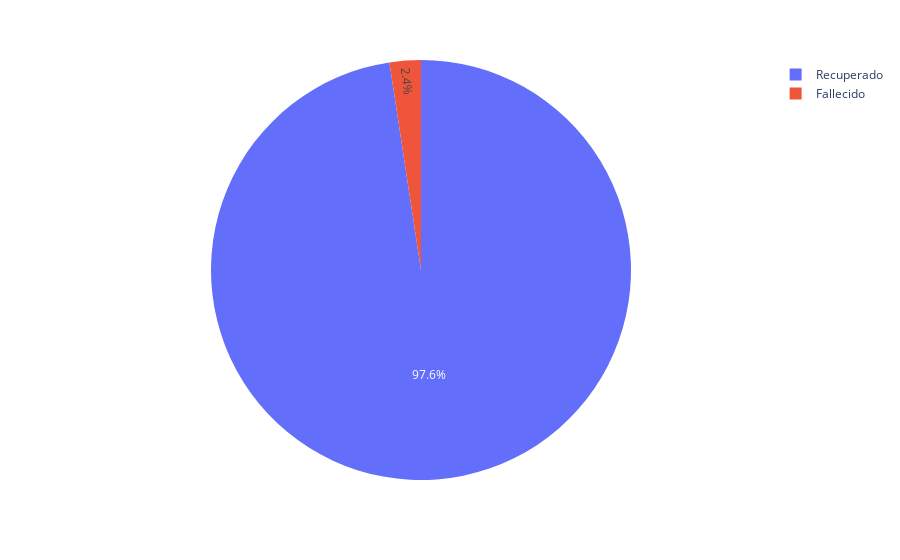

Write notebook code for a chart like this one.
### Code cell
columns = ['Casos'] 
data3=data[data['recuperado']=="Recuperado"]

dfrecu = pd.DataFrame(data=data3.shape,columns=columns) 
dfrecu["Estado"]=['Recuperado','Fallecido']

fig = px.pie(dfrecu, values="Casos", names="Estado") 
fig.show()

### Figure 1 — Plotly figure (JSON) as saved in the notebook; plotly's stock layout.template omitted (floating-point values rounded to 4 significant figures)
{"data": [{"domain": {"x": [0, 1], "y": [0, 1]}, "hovertemplate": "Estado=%{label}<br>Casos=%{value}<extra></extra>", "labels": ["Recuperado", "Fallecido"], "legendgroup": "", "name": "", "showlegend": true, "type": "pie", "values": [853, 21]}], "layout": {"legend": {"tracegroupgap": 0}, "margin": {"t": 60}}}
